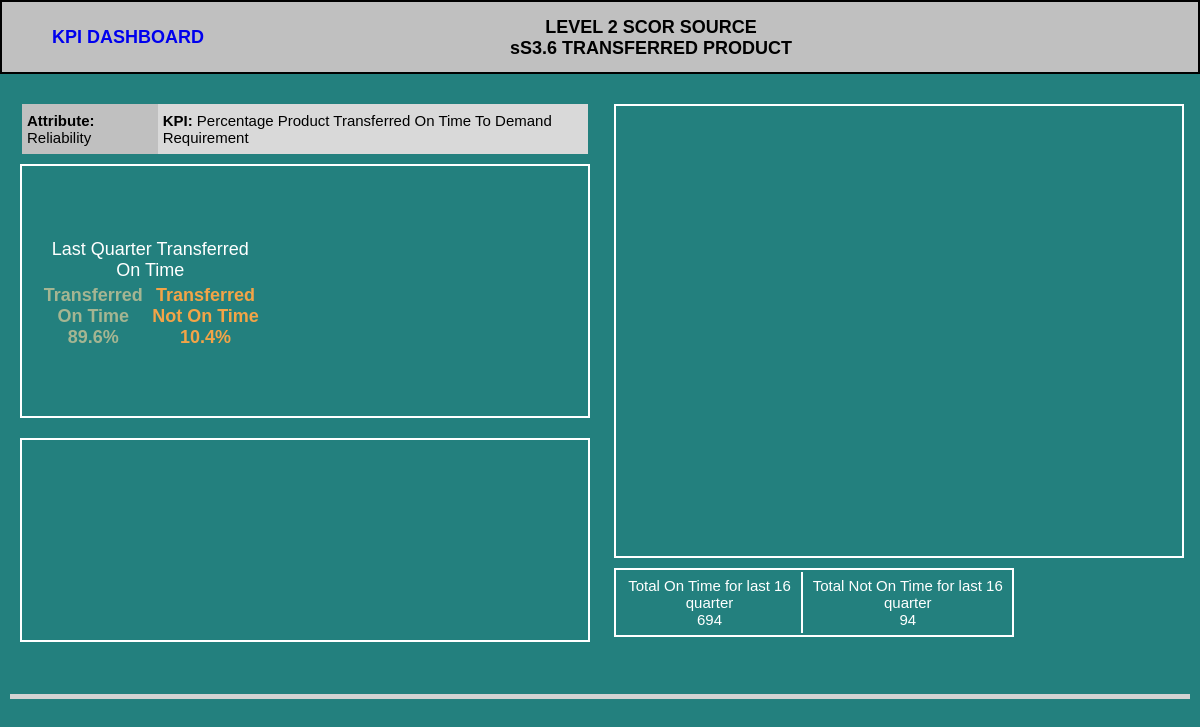
The app's page /source/source-enam.php with its own data.
### tables this page shows
CREATE TABLE "Source" (
	`id`	INTEGER PRIMARY KEY AUTOINCREMENT,
	`Year`	TEXT,
	`Quarter`	TEXT,
	`KulitPO`	TEXT,
	`KimiaPO`	TEXT,
	`TotalPO`	TEXT,
	`IdentifySourceOnTime`	TEXT,
	`NotOnTimeIdentifySource`	TEXT,
	`MaterialBiodegradable`	TEXT,
	`MaterialNotBiodegradable`	TEXT,
	`MaterialHazardous`	TEXT,
	`MaterialNotHazardous`	TEXT,
	`MaterialRecycledorReused`	TEXT,
	`MaterialNotRecycledorReused`	TEXT,
	`SupplierCertifiedISO`	TEXT,
	`SupplierUncertifiedISO`	TEXT,
	`SupplierEnvironmentalCriteria`	TEXT,
	`SupplierNotEnvironmentalCriteria`	TEXT,
	`SourceCycleOnTime`	TEXT,
	`SourceCycleNotOnTime`	TEXT,
	`LeadTimeOnSchedule`	TEXT,
	`LeadTimeChangedSchedule`	TEXT,
	`DemandRequirementOnTime`	TEXT,
	`DemandRequirementNotOnTime`	TEXT,
	`OrderCorrectContent`	TEXT,
	`OrderNotCorrectContent`	TEXT,
	`OrderDefectFree`	TEXT,
	`OrderDefect`	TEXT,
	`OrderDamageFree`	TEXT,
	`OrderDamage`	TEXT,
	`TransferredOnTime`	TEXT,
	`TransferredNotOnTime`	TEXT,
	`SuppliePaymentOnTime`	TEXT,
	`SupplierPaymentNotOnTime`	TEXT
);

### source/source-enam.php (the view, shortened to what this page needs)
<?php
require '../layout.php';
?>
<body>
    <div id="container">
        <div id="header-detail">
            <a href="<?php echo $baseUrl ?>" style="color=black; text-decoration:none"><span style="float:left; margin-left:50px; margin-top: 25px">KPI DASHBOARD</span></a>
            <span style="margin-left:-100px">LEVEL 2 SCOR SOURCE<br>sS3.6 TRANSFERRED PRODUCT</span>
        </div>
        <?php
            $dir = 'sqlite:../db.db';
            $dbh = new PDO($dir) or die("Cannot open the database");
            $query = "SELECT * FROM Source ORDER BY id DESC LIMIT 16";
            $getPurchaseOrder = $dbh->prepare($query);
            $getPurchaseOrder->execute();
            $purchaseOrder = $getPurchaseOrder->fetchAll();
            $lastPurchaseOrder = $purchaseOrder[0];
            $jumlahTransferredOnTime = 0;
            $jumlahTransferredNotOnTime = 0;
            for ($i = 0; $i < count($purchaseOrder); $i++){
                $jumlahTransferredOnTime += $purchaseOrder[$i]['TransferredOnTime'];
                $jumlahTransferredNotOnTime += $purchaseOrder[$i]['TransferredNotOnTime'];
            }
        ?>
        <div id="attribute">
            <div id="attribute-left">
                <div id="attribute-title" style="margin-left:2px">
                    <table style="border:0px;border-collapse: collapse; width: 100%; height: 50px">
                        <tr>
                            <td style="background: #c0c0c0; padding: 5px;"><b>Attribute: </b> Reliability</td>
                            <td style="background: #d9d9d9; padding: 5px;"><b>KPI: </b> Percentage Product Transferred On Time To Demand Requirement</td>
                        </tr>
                    </table>
                </div>
                <div id="attribute-left-top">
                    <span style="float:left; text-align:center; margin-left:15px;margin-top:70px;width:40%">
                        <table style="text-align:center; font-size:18px;">
                            <tr>
                                <td colspan="2" style="color:white">Last Quarter Transferred On Time</td>
                            </tr>
                            <tr style="font-weight:bold">
                                <td style="color:#A5B592">Transferred On Time<br><?php echo number_format($lastPurchaseOrder['TransferredOnTime']/($lastPurchaseOrder['TransferredOnTime'] + $lastPurchaseOrder['TransferredNotOnTime']) *100, 1); ?>%</td>
                                <td style="color:#F3A447">Transferred Not On Time<br><?php echo number_format($lastPurchaseOrder['TransferredNotOnTime']/($lastPurchaseOrder['TransferredOnTime'] + $lastPurchaseOrder['TransferredNotOnTime']) *100, 1); ?>%</td>
                            </tr>
                        </table>
                    </span>
                </div>
                <div id="attribute-left-bottom">
                </div>
            </div>
            <div id="attribute-right">
                <div id="attribute-right-top">
                </div>
                <div id="attribute-right-bottom" style="margin-right:2px">
                    <table style="">
                        <tr>
                            <td style="padding: 5px; border-right: solid 2px white;">Total On Time for last 16 quarter<br><?php echo $jumlahTransferredOnTime ?></td>
                            <td style="padding: 5px;">Total Not On Time for last 16 quarter<br><?php echo $jumlahTransferredNotOnTime ?></td>
                        </tr>
                    </table>
                </div>
            </div>
        </div>
    </div>
</body>

### css/style.css (style rules this page uses)
html,body { background: #23807E; color: #000; font-size:15px; margin:0; padding: 0; height: 100%; width : 100%; font-family: sans-serif; }
#container { height: 100%; width: 100%; }
#header-detail { height: 70px; line-height: 70px; text-align: center; font-size: 18px; font-weight: bold; background: #c0c0c0; border: 2px solid black; }
#header-detail span { display: inline-block; vertical-align: middle; line-height: normal; }
#attribute { margin-top: 20px; margin-left: 10px; margin-right: 10px; margin-bottom: 50px; padding-bottom: 600px; border-bottom: 5px solid lightgrey; clear: both; }
#attribute-left { width: 48%; float: left; margin-left: 10px; }
#attribute-title { width: 100%; margin-top: 10px; }
#attribute-left-top { width: 100%; margin-top: 10px; height: 250px; border: 2px solid white; }
#attribute-left-bottom { width: 100%; margin-top: 20px; height: 200px; border: 2px solid white; }
#attribute-right { width: 48%; float: right; margin-right: 10px; }
#attribute-right-top { width: 100%; margin-top: 10px; height: 450px; border: 2px solid white; }
#attribute-right-bottom { width: 70%; margin-top: 10px; border: 2px solid white; }
#attribute-right-bottom table { border-collapse: separate; width: 100%; height: 50px; text-align:center; color:white; }

### records on screen
source: TransferredOnTime+TransferredNotOnTime "89.6", TransferredNotOnTime+TransferredOnTime "10.4"

### other values on screen
$jumlahTransferredOnTime "694"
$jumlahTransferredNotOnTime "94"
